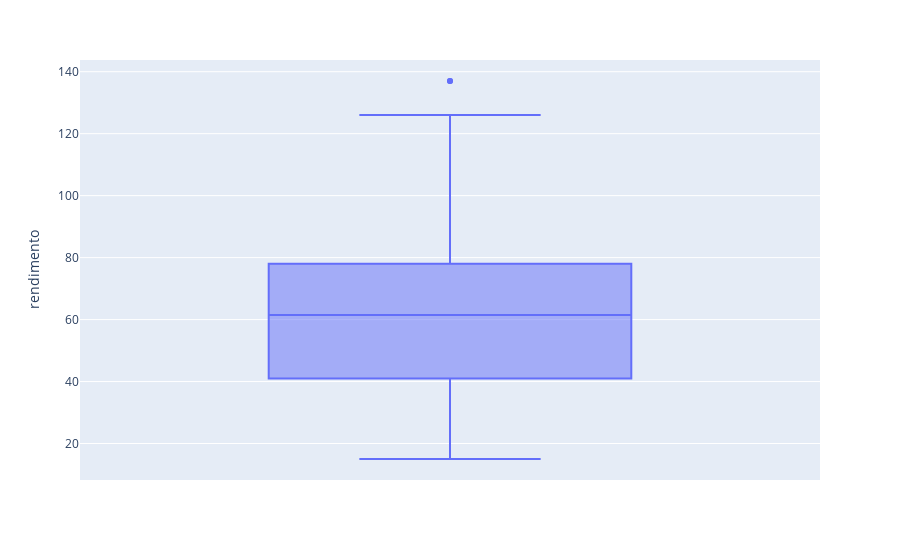

Notebook code for this chart:
### Code cell
boxplot = px.box(df, y="rendimento")
boxplot.show()

### Figure 1 — Plotly figure (JSON) as saved in the notebook; plotly's stock layout.template omitted (floating-point values rounded to 4 significant figures; data arrays with more than 128 entries replaced by an {"elided": "..."} marker saying what was removed)
{"data": [{"alignmentgroup": "True", "hovertemplate": "rendimento=%{y}<extra></extra>", "legendgroup": "", "marker": {"color": "#636efa"}, "name": "", "notched": false, "offsetgroup": "", "orientation": "v", "showlegend": false, "type": "box", "x0": " ", "xaxis": "x", "y": {"elided": "200 int values"}, "y0": " ", "yaxis": "y"}], "layout": {"autosize": true, "boxmode": "group", "legend": {"tracegroupgap": 0}, "margin": {"t": 60}, "xaxis": {"anchor": "y", "autorange": true, "domain": [0, 1], "range": [-0.5, 0.5], "type": "category"}, "yaxis": {"anchor": "x", "autorange": true, "domain": [0, 1], "range": [8.222, 143.8], "title": {"text": "rendimento"}, "type": "linear"}}}
